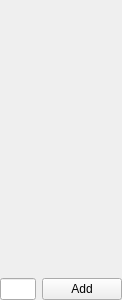
<?xml version="1.0" encoding="UTF-8"?>
<ui version="4.0">
 <class>sTICList</class>
 <widget class="QWidget" name="sTICList">
  <property name="geometry">
   <rect>
    <x>0</x>
    <y>0</y>
    <width>122</width>
    <height>300</height>
   </rect>
  </property>
  <property name="maximumSize">
   <size>
    <width>150</width>
    <height>16777215</height>
   </size>
  </property>
  <property name="windowTitle">
   <string>sTICList</string>
  </property>
  <layout class="QVBoxLayout" name="verticalLayout">
   <property name="spacing">
    <number>0</number>
   </property>
   <property name="leftMargin">
    <number>0</number>
   </property>
   <property name="topMargin">
    <number>0</number>
   </property>
   <property name="rightMargin">
    <number>0</number>
   </property>
   <property name="bottomMargin">
    <number>0</number>
   </property>
   <item>
    <widget class="QListWidget" name="listWidget">
     <property name="autoFillBackground">
      <bool>false</bool>
     </property>
     <property name="styleSheet">
      <string notr="true">background-color:transparent</string>
     </property>
     <property name="frameShape">
      <enum>QFrame::NoFrame</enum>
     </property>
    </widget>
   </item>
   <item>
    <layout class="QHBoxLayout" name="horizontalLayout">
     <item>
      <widget class="QLineEdit" name="lineEdit"/>
     </item>
     <item>
      <widget class="QPushButton" name="BtnAdd">
       <property name="text">
        <string>Add</string>
       </property>
      </widget>
     </item>
    </layout>
   </item>
  </layout>
 </widget>
 <layoutdefault spacing="6" margin="11"/>
 <resources/>
 <connections/>
</ui>
